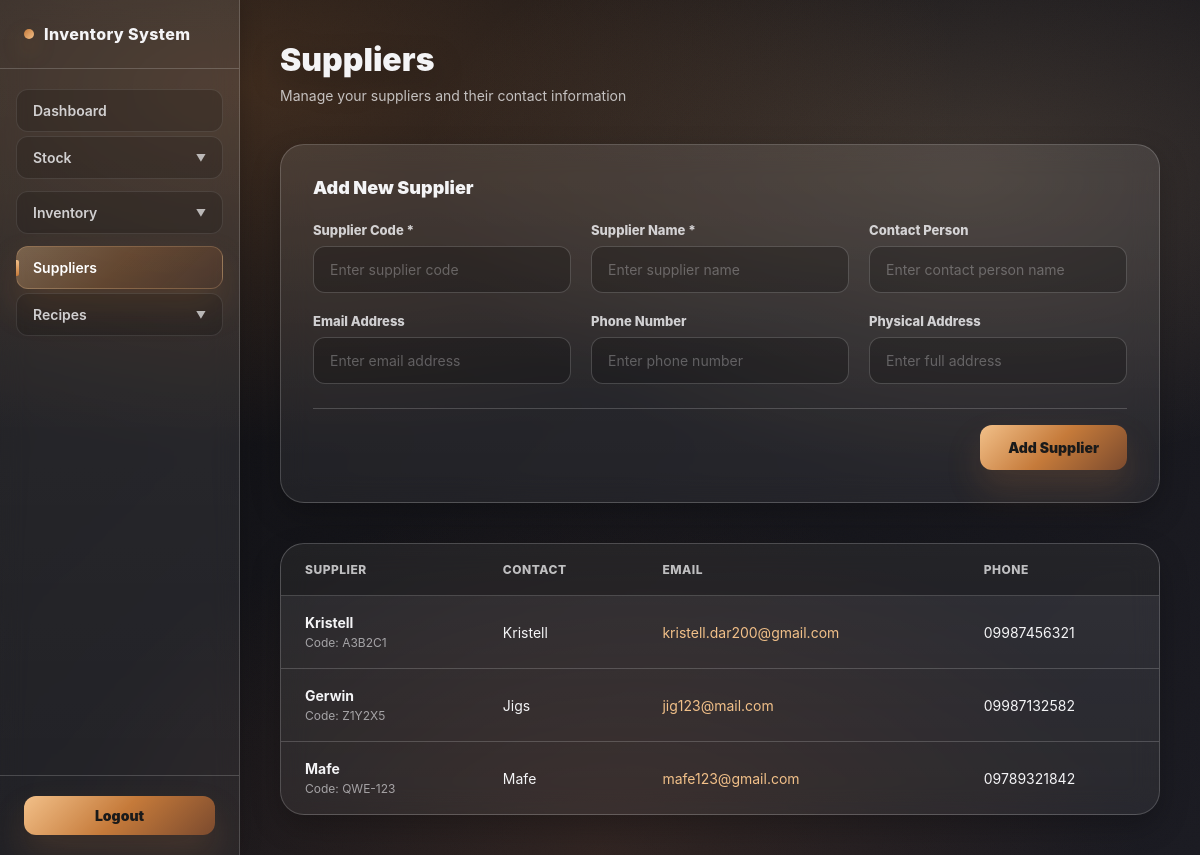
/supply.php (signed in), run on the app's committed database.
### tables this page shows
CREATE TABLE `suppliers` (
  `id` int(11) NOT NULL,
  `supplier_code` varchar(50) NOT NULL,
  `supplier_name` varchar(200) NOT NULL,
  `contact_person` varchar(100) DEFAULT NULL,
  `email` varchar(100) DEFAULT NULL,
  `phone` varchar(20) DEFAULT NULL,
  `address` text DEFAULT NULL,
  `is_active` tinyint(1) DEFAULT 1,
  `created_at` timestamp NOT NULL DEFAULT current_timestamp()
);

### supply.php (the view, shortened to what this page needs)
<?php
include "config/db.php";
?>
<!DOCTYPE html>
<html lang="en">
<head>
</head>
<body>
    <div class="noise"></div>
    <aside class="sidebar" id="sidebar">
        <div class="sidebar-header">
            <a href="dashboard.php" class="sidebar-brand">Inventory System</a>
        </div>
        <nav class="sidebar-nav">
            <div class="nav-item">
                <a href="dashboard.php">Dashboard</a>
            </div>
            <div class="nav-item nav-dropdown">
                <a href="#" class="nav-dropdown-toggle">Stock</a>
            </div>
            <div class="nav-item nav-dropdown">
                <a href="#" class="nav-dropdown-toggle">Inventory</a>
            </div>
            <div class="nav-item active">
                <a href="supply.php">Suppliers</a>
            </div>
            <div class="nav-item nav-dropdown">
                <a href="#" class="nav-dropdown-toggle">Recipes</a>
            </div>
        </nav>
        <div class="sidebar-footer">
            <a href="auth/logout.php" class="logout-btn">Logout</a>
        </div>
    </aside>
    <main class="main-content">
        <div class="page-header">
            <h2>Suppliers</h2>
            <p>Manage your suppliers and their contact information</p>
        </div>
        <div class="form-container">
            <h3 class="form-title">Add New Supplier</h3>
            <form method="POST">
                <div class="form-grid">
                    <div class="form-group">
                        <label for="code">Supplier Code *</label>
                        <input type="text" id="code" name="code" placeholder="Enter supplier code" required>
                    </div>
                    <div class="form-group">
                        <label for="name">Supplier Name *</label>
                        <input type="text" id="name" name="name" placeholder="Enter supplier name" required>
                    </div>
                    <div class="form-group">
                        <label for="contact">Contact Person</label>
                        <input type="text" id="contact" name="contact" placeholder="Enter contact person name">
                    </div>
                    <div class="form-group">
                        <label for="email">Email Address</label>
                        <input type="email" id="email" name="email" placeholder="Enter email address">
                    </div>
                    <div class="form-group">
                        <label for="phone">Phone Number</label>
                        <input type="tel" id="phone" name="phone" placeholder="Enter phone number">
                    </div>
                    <div class="form-group">
                        <label for="address">Physical Address</label>
                        <input type="text" id="address" name="address" placeholder="Enter full address">
                    </div>
                </div>
                <div class="form-actions">
                    <button type="submit" class="btn-primary">Add Supplier</button>
                </div>
            </form>
        </div>
        <div class="table-container">
            <?php
            $res = $conn->query("SELECT * FROM suppliers WHERE is_active=1");
            $rowCount = $res->num_rows;
            if ($rowCount > 0): ?>
                <table>
                    <thead>
                        <tr>
                            <th>Supplier</th>
                            <th>Contact</th>
                            <th>Email</th>
                            <th>Phone</th>
                        </tr>
                    </thead>
                    <tbody>
                        <?php while ($s = $res->fetch_assoc()): ?>
                        <tr>
                            <td>
                                <strong style="color: var(--text);"><?= htmlspecialchars($s['supplier_name']) ?></strong>
                                <div style="font-size: 12px; color: var(--muted2); margin-top: 4px;">
                                    Code: <?= htmlspecialchars($s['supplier_code']) ?>
                                </div>
                            </td>
                            <td><?= htmlspecialchars($s['contact_person']) ?: '—' ?></td>
                            <td>
                                <?php if ($s['email']): ?>
                                    <a href="mailto:<?= htmlspecialchars($s['email']) ?>" style="color: var(--accent3);">
                                        <?= htmlspecialchars($s['email']) ?>
                                    </a>
                                <?php else: ?>
                                    —
                                <?php endif; ?>
                            </td>
                            <td><?= htmlspecialchars($s['phone']) ?: '—' ?></td>
                        </tr>
                        <?php endwhile; ?>
                    </tbody>
                </table>
            <?php else: ?>
                <div class="empty-state">
                    <p>No suppliers found. Add your first supplier using the form above.</p>
                </div>
            <?php endif; ?>
        </div>
    </main>
</body>
</html>

### data on the page
suppliers: supplier_name "Kristell", supplier_code "A3B2C1", contact_person "Kristell", email "kristell.dar200@gmail.com", phone "09987456321"
suppliers: supplier_name "Gerwin", supplier_code "Z1Y2X5", contact_person "Jigs", email "jig123@mail.com", phone "09987132582"
suppliers: supplier_name "Mafe", supplier_code "QWE-123", contact_person "Mafe", email "mafe123@gmail.com", phone "09789321842"
